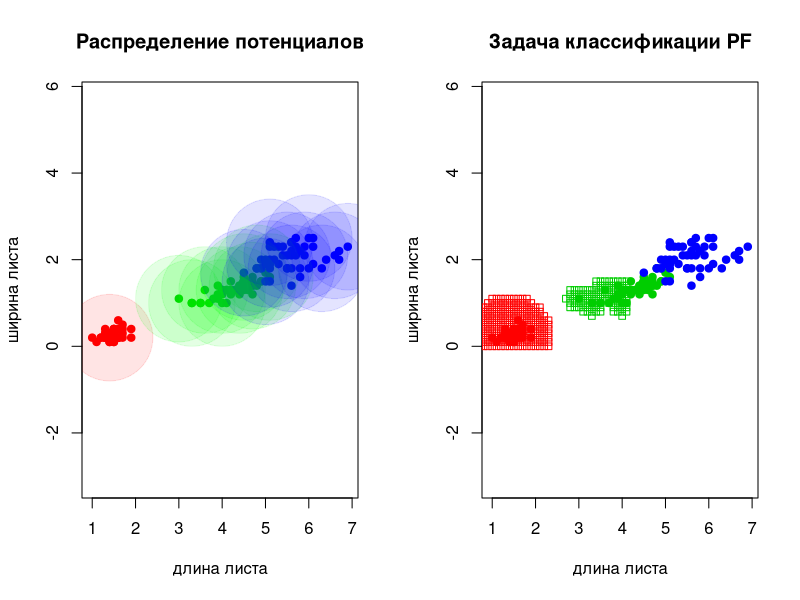

This figure's R source: (Note: a time limit stopped this script after it produced the figure.)
#	Решение задачи классификации методом PF

require("plotrix")

euclidean_distance <- function(u, v){
  #	функция расстояния
  
  sqrt(sum((u - v)^2)) 
}


get_dist <- function(xl, z, metric_function = euclidean_distance){
  #	растояние
  
  l <- nrow(xl)	# размерность выборки по строкам     
  n <- ncol(xl) - 1 	# размерность выборки по столбцам
  distances <- rep(0,l) 
  
  for (i in 1:l)  
  {         
    distances[i] <- metric_function(xl[i, 1:n], z)	# расстояние от каждой точки до классифицируемой
  }  
  
  return (distances);
}

# Функции ядер

ker_gaus <- function(r){
  # гауссовское
  (2*pi)^(-0.5)*exp(-0.5*(r^2))
}

ker_rec <- function(r){
  # прямоугольное
  (0.5)*(abs(r)<= 1)
}

ker_triangle <- function(r){
  # треугольное
  (1-abs(r))*(abs(r) <= 1)
}

ker_kvar <- function(r){
  # квартическое
  (15/16)*(1-r^2)^2*(abs(r) <= 1)
}

ker_epanech <- function(r){
  # епанечниково
  (3/4)*(1-r^2)*(abs(r) <= 1)
}

pf <- function(distances, h, xl, ker_function, g) {	  
  #	возвращает класс объекта чаще всего встречающейся
  
  n <- ncol(xl)
  classes <- xl[,n] 
  table <- table(classes)
  table[1:length(table) ] <- 0
  for(i in 1:nrow(xl)){ # i объект из i строки 
    r <- distances[i]/h[i]
    class_i <- xl[i,n]
    table[class_i] = table[class_i] + g[i]*ker_function(r) 
  }
  if(max(table) != 0){
    class <- names(which.max(table)) 
    return (class)	  
  }
  return ("")
}

get_h <- function(xl){
  # ширина окна  
  h <- rep(0, nrow(xl))
  for(i in 1:nrow(xl)){
    if(xl[i, ncol(xl)] == "setosa")
      h[i] <- 1
    else
      h[i] <- 0.3
  }
  return(h)
}

potencial <- function(xl, h, error, ker_function){
  l <- nrow(xl)
  n <- ncol(xl)
  g <- rep(0, l)
  get_error <- error + 1
  cnt <- 1
  distances <- matrix(NA, l, l)
  for(i in 1:l)
  distances[i, ] <- get_dist(xl, xl[i, 1:(n-1)])
  while(get_error > error){
    for(i in 1:l){
      xl1 <- xl[i, 1:(n-1)]
      xl1_class <- pf(distances[i,], h, xl, ker_function, g)
      if(xl1_class != xl[i,n] && g[i] < 3){
        g[i] <- g[i]+1
        break
      }
    }
    get_error <- 0
    for(i in 1:l){
      xl1 <- xl[i, 1:(n-1)]
      xl1_class <- pf(distances[i,], h, xl, ker_function, g)
      if(xl1_class != xl[i,n]){
        get_error <- get_error + 1
      }
    }
    print(get_error)
    print(g)
  }
  return(g)  
} 


grafic <- function(xl, new_xl, h, ker_function, g){
  l <- nrow(xl)
  n <- ncol(xl)
  new_l <- nrow(new_xl)
  new_n <- ncol(new_xl)
  par(mfrow = c(1, 2)) # рисуем график pf и потенциалы вместе 
  
  colors <- c("setosa" = "red", "versicolor" = "green3", "virginica" = "blue") 
  red <- col2rgb("red")
  red <- rgb(red[1], red[2], red[3], alpha = 27, max = 255)
  green <- col2rgb("green")
  green <- rgb(green[1], green[2], green[3], alpha = 27, max = 255)
  blue <- col2rgb("blue")
  blue <- rgb(blue[1], blue[2], blue[3], alpha = 27, max = 255)
  
  colors1 <- c("setosa" = red, "versicolor" = green, "virginica" = blue) 
  plot(iris[ , 3:4], pch = 21, bg = colors[iris$Species], col = colors[iris$Species], main = "Распределение потенциалов", xlab = "длина листа", ylab = "ширина листа", asp = 1) 
  for(i in 1:l)
    if(g[i] != 0)
      draw.circle(xl[i, 1], xl[i, 2], radius = g[i], border = colors1[xl[i, n]], col = colors1[xl[i, n]])
  
  plot(iris[ , 3:4], pch = 21, bg = colors[iris$Species], col = colors[iris$Species], main = "Задача классификации PF", xlab = "длина листа", ylab = "ширина листа", asp = 1) 
  
  OY<-c(seq(0.0, 3.0, 0.1)) # от 0 до 3 с шагом 0.1
  OX<-c(seq(0.0, 7.0, 0.1))
  
  for(i in OX){
    for(j in OY){
      z <- c(i, j)		
      distances <- get_dist(new_xl, z)
      class <- pf(distances, h, new_xl, ker_function, g)
      if(class != 0)
        points(z[1], z[2], pch = 22, col = colors[class], asp = 1) 
    }
  }
  
}

main <- function(ker_function){
  xl <- iris[, 3:5]
  h <- get_h(xl)
  g <- potencial(xl, h, 7, ker_function)
  # new_xl <- xl[which(g > 0),]
  grafic(xl, xl, h, ker_function, g)
}

main(ker_epanech)
